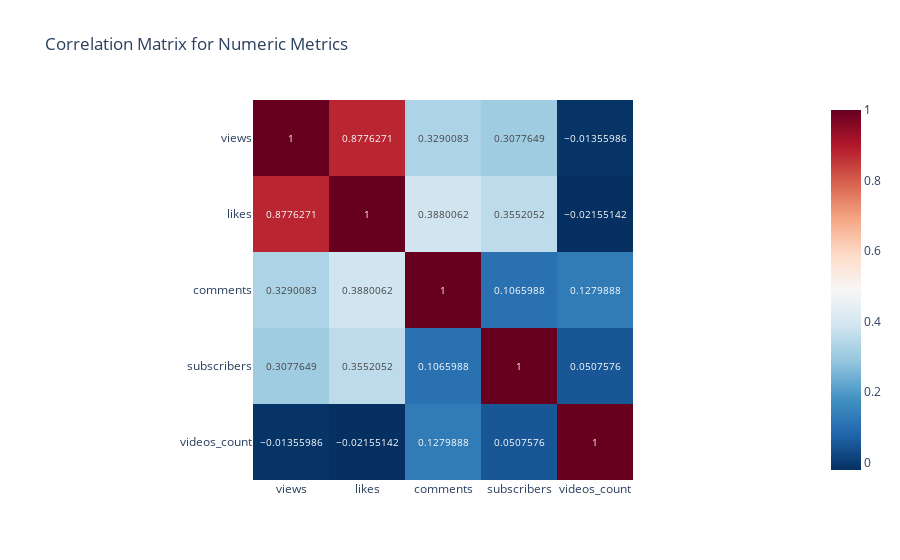

The notebook cell saved with this chart:
### Markdown cell above
1) Для начала,

### Code cell


### Figure 1 — Plotly figure (JSON) as saved in the notebook; plotly's stock layout.template omitted (floating-point values rounded to 4 significant figures)
{"data": [{"coloraxis": "coloraxis", "hovertemplate": "x: %{x}<br>y: %{y}<br>color: %{z}<extra></extra>", "name": "0", "texttemplate": "%{z}", "type": "heatmap", "x": ["views", "likes", "comments", "subscribers", "videos_count"], "xaxis": "x", "y": ["views", "likes", "comments", "subscribers", "videos_count"], "yaxis": "y", "z": [[1, 0.8776, 0.329, 0.3078, -0.01356], [0.8776, 1, 0.388, 0.3552, -0.02155], [0.329, 0.388, 1, 0.1066, 0.128], [0.3078, 0.3552, 0.1066, 1, 0.05076], [-0.01356, -0.02155, 0.128, 0.05076, 1]]}], "layout": {"coloraxis": {"colorscale": [[0, "rgb(5,48,97)"], [0.1, "rgb(33,102,172)"], [0.2, "rgb(67,147,195)"], [0.3, "rgb(146,197,222)"], [0.4, "rgb(209,229,240)"], [0.5, "rgb(247,247,247)"], [0.6, "rgb(253,219,199)"], [0.7, "rgb(244,165,130)"], [0.8, "rgb(214,96,77)"], [0.9, "rgb(178,24,43)"], [1, "rgb(103,0,31)"]]}, "title": {"text": "Correlation Matrix for Numeric Metrics"}, "xaxis": {"anchor": "y", "constrain": "domain", "domain": [0, 1], "scaleanchor": "y"}, "yaxis": {"anchor": "x", "autorange": "reversed", "constrain": "domain", "domain": [0, 1]}}}
